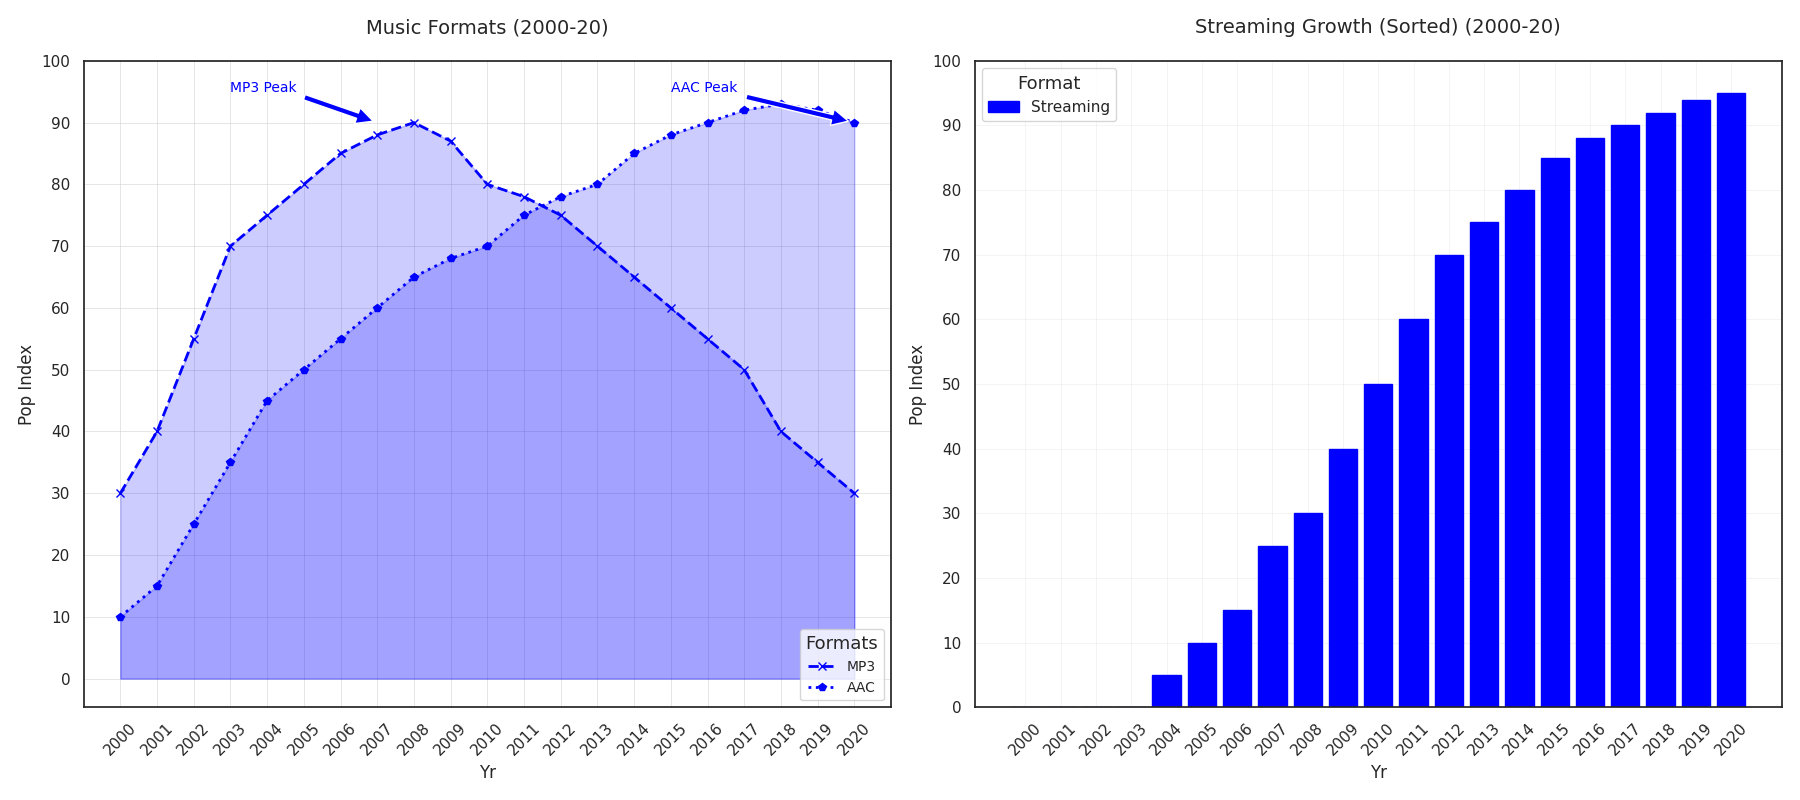

Reproduce this figure in Python.
import matplotlib.pyplot as plt
import numpy as np

years = np.arange(2000, 2021)
mp3_popularity = [30, 40, 55, 70, 75, 80, 85, 88, 90, 87, 80, 78, 75, 70, 65, 60, 55, 50, 40, 35, 30]
aac_popularity = [10, 15, 25, 35, 45, 50, 55, 60, 65, 68, 70, 75, 78, 80, 85, 88, 90, 92, 93, 92, 90]
streaming_popularity = [0, 0, 0, 0, 5, 10, 15, 25, 30, 40, 50, 60, 70, 75, 80, 85, 88, 90, 92, 94, 95]

fig, ax = plt.subplots(nrows=1, ncols=2, figsize=(18, 8))

# Line plot for music formats
ax[0].plot(years, mp3_popularity, marker='x', linestyle='--', linewidth=2, color='blue', label='MP3')
ax[0].plot(years, aac_popularity, marker='p', linestyle=':', linewidth=2, color='blue', label='AAC')
ax[0].fill_between(years, mp3_popularity, color='blue', alpha=0.2)
ax[0].fill_between(years, aac_popularity, color='blue', alpha=0.2)
ax[0].set_title('Music Formats (2000-20)', fontsize=14, pad=20)
ax[0].set_xlabel('Yr', fontsize=12)
ax[0].set_ylabel('Pop Index', fontsize=12)
ax[0].set_xticks(years)
ax[0].set_xticklabels(years, rotation=45)
ax[0].set_yticks(np.arange(0, 101, 10))
ax[0].grid(True, which='major', linestyle='-', linewidth=0.7, alpha=0.5)
ax[0].legend(loc='lower right', fontsize=10, title='Formats', title_fontsize='13')

ax[0].annotate('MP3 Peak', xy=(2007, 90), xytext=(2003, 95), arrowprops=dict(facecolor='blue', shrink=0.05), fontsize=10, color='blue')
ax[0].annotate('AAC Peak', xy=(2020, 90), xytext=(2015, 95), arrowprops=dict(facecolor='blue', shrink=0.05), fontsize=10, color='blue')

# Sort the streaming popularity data and plot sorted bar chart
sorted_years = [x for _, x in sorted(zip(streaming_popularity, years), key=lambda pair: pair[0])]
sorted_streaming_popularity = sorted(streaming_popularity)

ax[1].bar(sorted_years, sorted_streaming_popularity, color='blue', edgecolor='blue', hatch='/', label='Streaming')
ax[1].set_title('Streaming Growth (Sorted) (2000-20)', fontsize=14, pad=20)
ax[1].set_xlabel('Yr', fontsize=12)
ax[1].set_ylabel('Pop Index', fontsize=12)
ax[1].set_xticks(sorted_years)
ax[1].set_xticklabels(sorted_years, rotation=45)
ax[1].set_yticks(np.arange(0, 101, 10))
ax[1].grid(True, which='both', linestyle='-', linewidth=0.5, alpha=0.3)
ax[1].legend(loc='upper left', fontsize=11, title='Format', title_fontsize='13')

plt.tight_layout()
plt.show()
